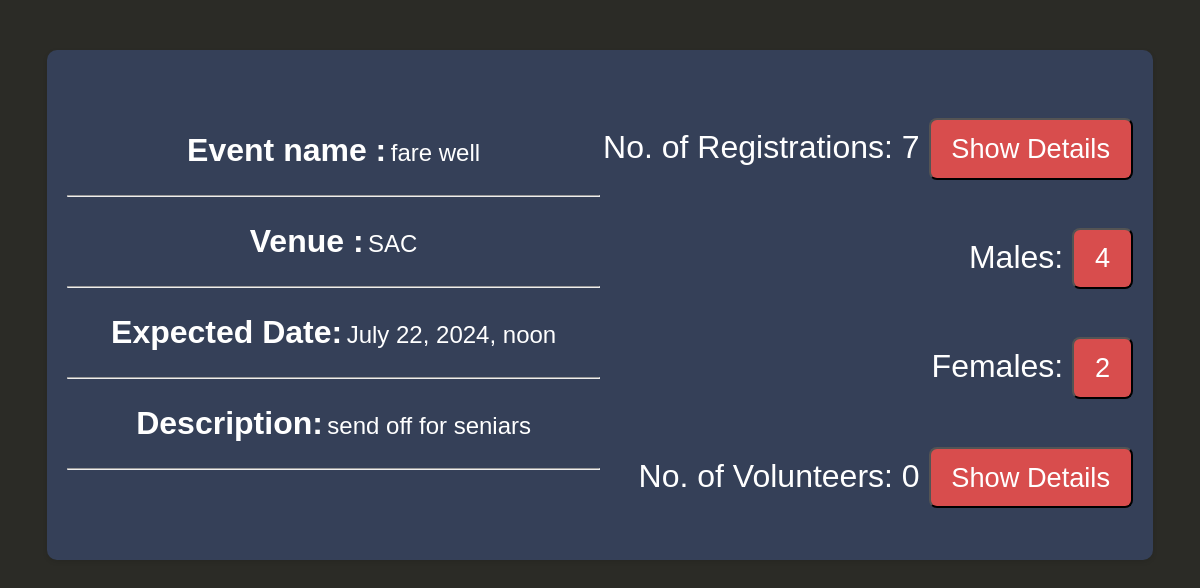
/org_manage_event/1, run on the app's committed database.
### authentication/models.py (models this page shows, shortened)
class Event(models.Model):
    name = models.CharField(max_length=200)
    description = models.TextField()
    start_time = models.DateTimeField()
    end_time = models.DateTimeField()
    venue = models.CharField(max_length=200)
    organizer = models.ForeignKey(Profile, on_delete=models.CASCADE, related_name='organized_events')
    created_at = models.DateTimeField(auto_now_add=True)
    updated_at = models.DateTimeField(auto_now=True)
    approved = models.BooleanField(default=False)

### authentication/views.py (the view)
# urls.py: path('org_manage_event/<int:event_id>',org_manage_event,name='org_manage_event'),
def org_manage_event(request,event_id):
	event=Event.objects.get(id=event_id)
	registrations=Registration.objects.filter(event=event)
	regCount=registrations.count()
	regMaleCount = registrations.filter(user__gender='male').count()
	regFemaleCount= registrations.filter(user__gender='female').count()
	volunteers=Volunteer.objects.filter(event=Event.objects.get(id=event_id))
	volunteersCount=volunteers.count()
	return render(request,'authentication/orgshow.html',{'regCount':regCount,'regMaleCount':regMaleCount,'regFemaleCount':regFemaleCount,'volunteersCount':volunteersCount,'event':event})

### authentication/templates/authentication/orgshow.html (shortened to what this page needs)
<!DOCTYPE html>
<html>
<head>
</head>
<body>
    <div class="container">
        <div class="div_deg">
            <div   class="box" >
                <label style="display: inline-flex;color: #fff; font-size: 2rem;font-weight:bold;" class="label" for="">Event name :</label>
                <div style="display: inline-flex;color: #fff; font-size: 1.5rem;" class="details">{{event.name}}</div>
            </div>
            <br>
            <hr>
            <br>
            <div class="box">
                <label style="display: inline-flex;color: #fff; font-size: 2rem;font-weight:bold;" class="label" for="">Venue :</label>
                <div style="display: inline-flex;color: #fff; font-size: 1.5rem;" class="details">{{event.venue}}</div>
            </div>
            <br>
            <hr>
            <br>
            <div class="box">
                <label style="display: inline-flex;color: #fff; font-size: 2rem;font-weight:bold;" class="label" for="">Expected Date:</label>
                <div style="display: inline-flex;color: #fff; font-size: 1.5rem;" class="details">{{event.start_time}}</div>
            </div>
            <br>
            <hr>
            <br>
            <div class="box">
                <div style="display: inline-flex;color: #fff; font-size: 2rem;font-weight:bold;"> Description:</div>
                <div style="display: inline-flex;color: #fff; font-size: 1.5rem;" class="details">{{event.description}}</div>
            </div>
            <br>
<hr>
</div>
<div class="event-registration">
    <p style="color: #fff; font-size: 2rem;">
        No. of Registrations: {{ regCount }}
        <a href="{% url 'showParticipants' event.id %}">
            <button class="btn">Show Details</button>
        </a>
    </p>
    <p style="color: #fff; font-size: 2rem;">
        Males: <button class="btn">{{ regMaleCount }}</button>
    </p>
    <p style="color: #fff; font-size: 2rem;">
        Females: <button class="btn">{{ regFemaleCount }}</button>
    </p>
    <p style="color: #fff; font-size: 2rem;">
        No. of Volunteers: {{ volunteersCount }}
        <a href="{% url 'showVolunteers' event.id %}">
            <button class="btn">Show Details</button>
        </a>
    </p>
</div>
</div>
</body>
</html>

### authentication/templates/authentication/orgshow.html (style rules this page uses)
body { background-color:#2b2b26 ; font-family: Arial, sans-serif; }
.container { display: flex; justify-content: space-between; align-items: center; margin: 50px auto; max-width: 90%; height:80%; background-color: #354058; padding: 20px; border-radius: 10px; box-shadow: 0 2px 5px rgba(0, 0, 0, 0.1); }
.div_deg { flex: 1; text-align: center; }
.event-registration { flex: 1; text-align: right; }
.btn { margin-top: 1rem; display: inline-block; padding: 0.8rem 1.3rem; font-size: 1.7rem; border-radius: 0.5rem; background: #d84d4d; color: #fff; cursor: pointer; font-weight: 400; }

### data on the page
Event: name "fare well", venue "SAC", start_time "July 22, 2024, noon", description "send off for seniars"

### other printed values
{{ regCount }} "7"
{{ regMaleCount }} "4"
{{ regFemaleCount }} "2"
{{ volunteersCount }} "0"
